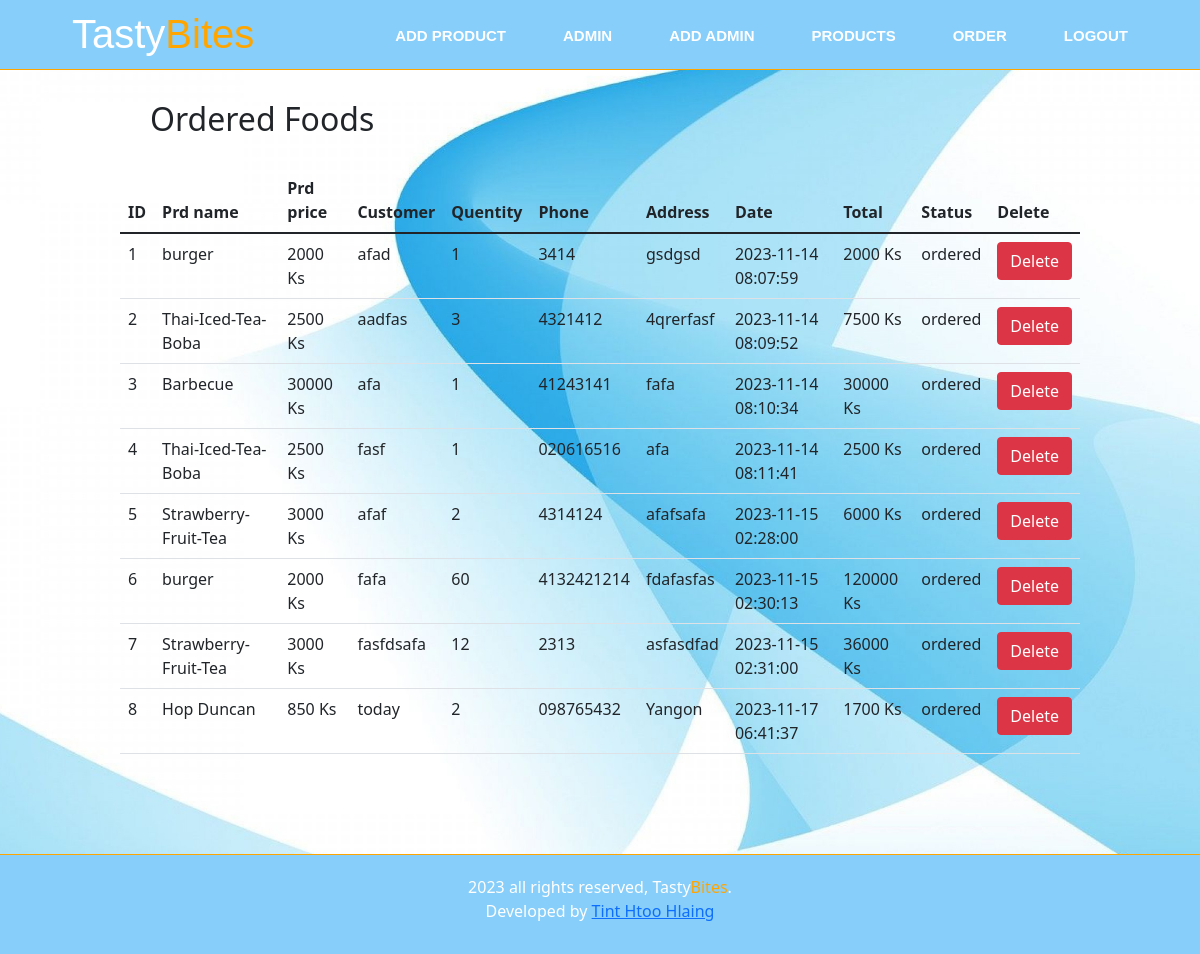
The app's page /admin/order.php (signed in) with its own data.
### tables this page shows
CREATE TABLE `order` (
  `id` int(11) NOT NULL,
  `prd_name` varchar(100) NOT NULL,
  `prd_price` decimal(50,0) NOT NULL,
  `prd_image` varchar(50) NOT NULL,
  `order_user` varchar(100) NOT NULL,
  `order_count` int(20) NOT NULL,
  `phone` varchar(20) NOT NULL,
  `address` varchar(250) NOT NULL,
  `order_date` datetime NOT NULL,
  `total` varchar(50) NOT NULL,
  `status` varchar(50) NOT NULL
);

### admin/order.php (the view, shortened to what this page needs)
<?php
    include('connection.php');
    $query = "SELECT * FROM `order` ";
    $result = mysqli_query($con, $query);
 ?>
<!DOCTYPE html>
<html>
<head>
    <link rel="stylesheet" href="https://cdnjs.cloudflare.com/ajax/libs/font-awesome/5.15.3/css/all.min.css">
    <link rel="stylesheet" type="text/css" href="admin.css">
    <link href="https://cdn.jsdelivr.net/npm/bootstrap@5.1.3/dist/css/bootstrap.min.css" rel="stylesheet">
    <link rel="stylesheet" type="text/css" href="add-product.css">
</head>
<body>
    <div>
        <nav class="nav-section">
            <a class="logo" style="text-decoration: none; padding-top: 10px;"><h1>Tasty<span>Bites</span></h1></a>
            <div class="menu">
                <ul><a href="add-product.php" style="text-decoration: none;">add product</a></ul>
                <ul><a href="admin.php" style="text-decoration: none;">admin</a></ul>
                <ul><a href="add-admin.php" style="text-decoration: none;">add admin</a></ul>
                <ul><a href="product.php" style="text-decoration: none;">products</a></ul>
                <ul><a href="order.php" style="text-decoration: none;">order</a></ul>
                <ul><a href="logout.php" style="text-decoration: none;">logout</a></ul>
            </div>
        </nav>
    </div>
    <div class="main-admin" style="width:80%; margin: 100px auto 20px;">
        <h2 style="margin: 30px;">Ordered Foods</h2>
        <table class="table">
            <thead>
              <tr>
                <th>ID</th>
                <th>Prd name</th>
                <th>Prd price</th>
                <th>Customer</th>
                <th>Quentity</th>
                <th>Phone</th>
                <th>Address</th>
                <th>Date</th>
                <th>Total</th>
                <th>Status</th>
                <th>Delete</th>
              </tr>
            </thead>
            <tbody>
              <tr><?php
                 $asn = 1;
                while ($row = mysqli_fetch_assoc($result)) {
            ?>
                <td class="ad1"><?php echo $asn++; ?></td>
                <td><?php echo $row['prd_name']; ?></td>
                <td><?php echo $row['prd_price']; ?> Ks</td>
                <td><?php echo $row['order_user']; ?></td>
                <td><?php echo $row['order_count']; ?></td>
                <td><?php echo $row['phone']; ?></td>
                <td><?php echo $row['address']; ?></td>
                <td><?php echo $row['order_date']; ?></td>
                <td><?php echo $row['total']; ?> Ks</td>
                <td><?php echo $row['status']; ?></td>
                <td><a href="delete-order.php?id=<?php echo $row['id']; ?>" class="btn btn-danger">Delete</a></td>
            </tr>
            <?php
                }
             ?>
            </tbody>
        </table>
    </div>
    <?php include ('../footer.php'); ?>
</body>
</html>

### admin/admin.css (style rules this page uses)
* { margin: 0; padding: 0; box-sizing: border-box; list-style-type: none; text-decoration: none; }
body { background-image: url('img/bg.jpg'); background-position: center; background-size: cover; background-attachment: fixed; }
.nav-section { background-color: lightskyblue; height: 70px; width: 100%; display: flex; position: fixed; top: 0; justify-content: space-between; border-bottom: 1px solid orange; }
.logo { font-family: 'Skranji', sans-serif; line-height: 70px; margin-left: 6%; font-size: 20px; color: white; transition: color 0.5s; }
.logo span { color: orange; }
.menu { display: flex; line-height: 70px; margin-right: 6%; }
.menu ul a { margin-left: 25px; text-transform: uppercase; font-size: 15px; font-weight: bold; font-family: 'Skranji', sans-serif; color: white; transition: color 0.5s; }

### admin/add-product.css (style rules this page uses)
* { margin: 0; padding: 0; box-sizing: border-box; list-style-type: none; text-decoration: none; }
body { background-image: url('img/bg.jpg'); background-position: center; background-size: cover; background-attachment: fixed; }
.nav-section { background-color: lightskyblue; height: 70px; width: 100%; display: flex; justify-content: space-between; border-bottom: 1px solid orange; }
.logo { font-family: 'Skranji', sans-serif; line-height: 70px; margin-left: 6%; font-size: 20px; color: white; transition: color 0.5s; }
.logo span { color: orange; }
.menu { display: flex; line-height: 70px; margin-right: 6%; }
.menu ul a { margin-left: 25px; text-transform: uppercase; font-size: 15px; font-weight: bold; font-family: 'Skranji', sans-serif; color: white; transition: color 0.5s; }

### admin/footer.css (style rules this page uses)
* { margin: 0; padding: 0; }

### records on screen
order: prd_name "burger", prd_price "2000", order_user "afad", order_count "1", phone "3414", address "gsdgsd", order_date "2023-11-14 08:07:59", total "2000", status "ordered"
order: prd_name "Thai-Iced-Tea-Boba", prd_price "2500", order_user "aadfas", order_count "3", phone "4321412", address "4qrerfasf", order_date "2023-11-14 08:09:52", total "7500", status "ordered"
order: prd_name "Barbecue", prd_price "30000", order_user "afa", order_count "1", phone "41243141", address "fafa", order_date "2023-11-14 08:10:34", total "30000", status "ordered"
order: prd_name "Thai-Iced-Tea-Boba", prd_price "2500", order_user "fasf", order_count "1", phone "020616516", address "afa", order_date "2023-11-14 08:11:41", total "2500", status "ordered"
order: prd_name "Strawberry-Fruit-Tea", prd_price "3000", order_user "afaf", order_count "2", phone "4314124", address "afafsafa", order_date "2023-11-15 02:28:00", total "6000", status "ordered"
order: prd_name "burger", prd_price "2000", order_user "fafa", order_count "60", phone "4132421214", address "fdafasfas", order_date "2023-11-15 02:30:13", total "120000", status "ordered"
order: prd_name "Strawberry-Fruit-Tea", prd_price "3000", order_user "fasfdsafa", order_count "12", phone "2313", address "asfasdfad", order_date "2023-11-15 02:31:00", total "36000", status "ordered"
order: prd_name "Hop Duncan", prd_price "850", order_user "today", order_count "2", phone "098765432", address "Yangon", order_date "2023-11-17 06:41:37", total "1700", status "ordered"
